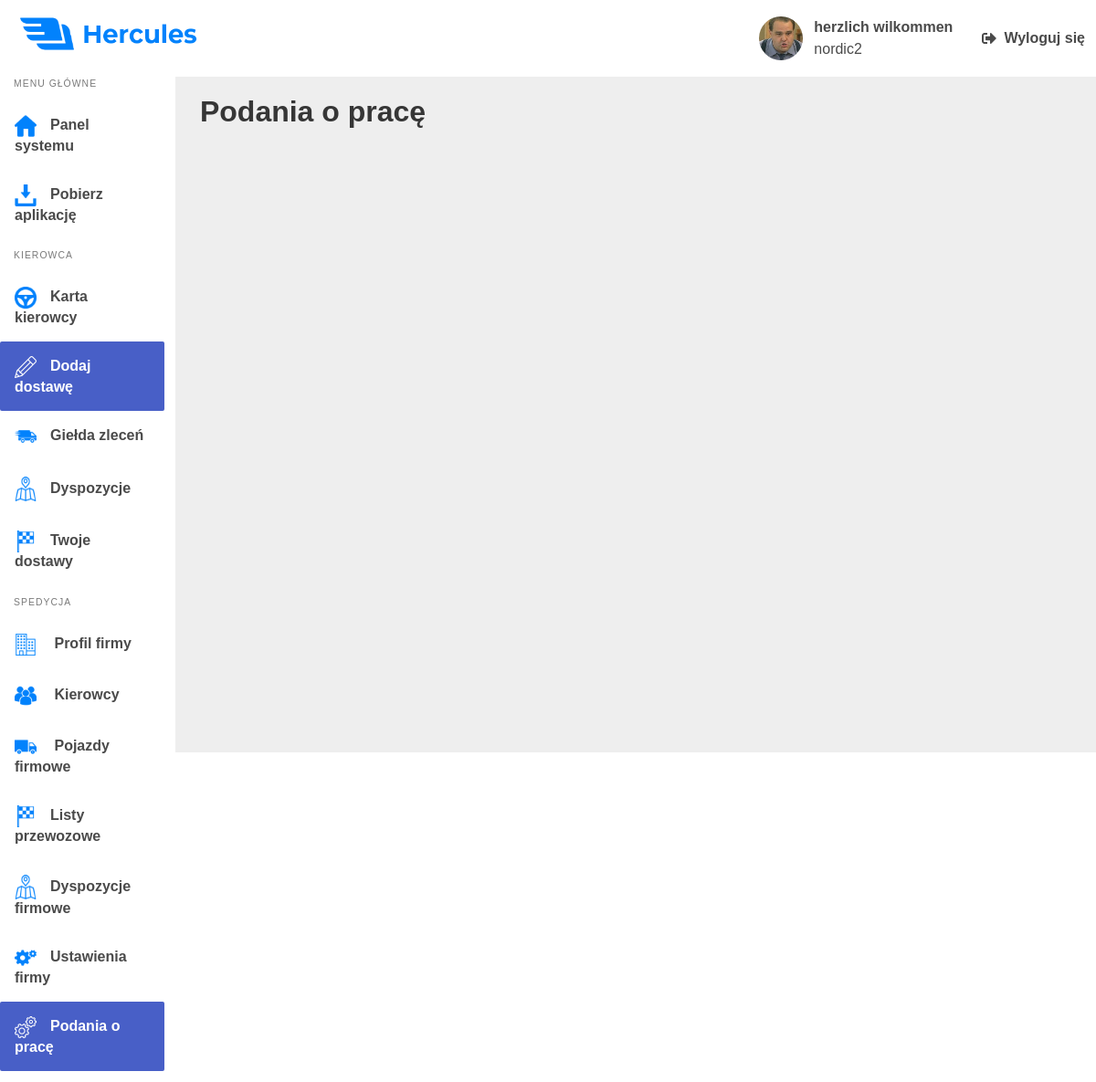
/JobApplications (signed in), run on an earlier commit of the app's database.
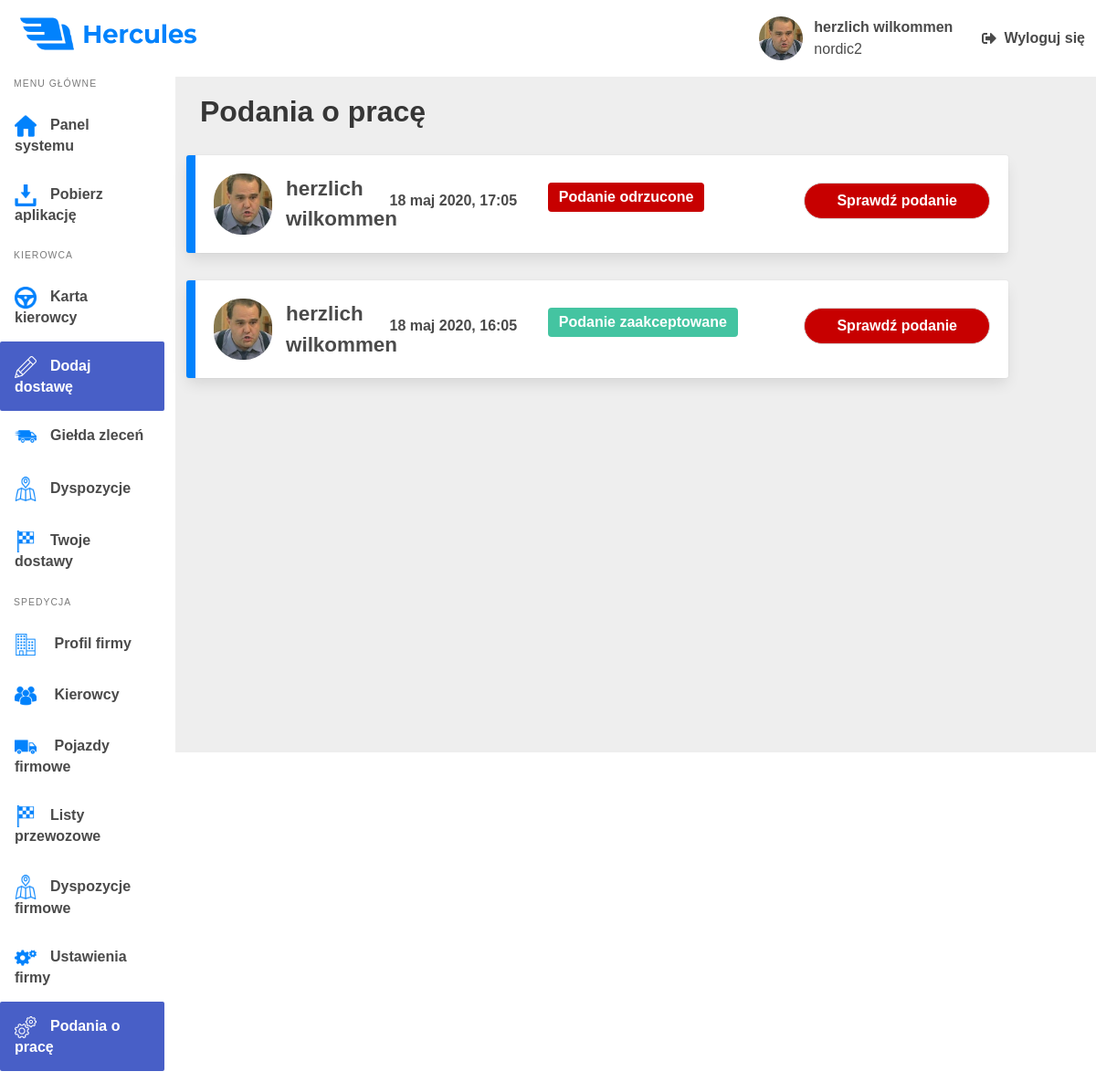
And on a later commit of the database.
### hercules_app/models.py (models this page shows, shortened)
class WorkApplications(models.Model):
    id = models.AutoField(primary_key=True)
    driver = models.ForeignKey(Driver, on_delete=models.CASCADE)
    town = models.CharField(max_length=50, default='')
    dlc = models.CharField(max_length=256, default='', blank=True, null=True)
    age = models.PositiveSmallIntegerField(default=0)
    steam_profile = models.URLField(default='')
    truckers_mp_profile = models.URLField(blank=True, null=True)
    about_me = models.TextField(max_length=2500, default='')
    company = models.ForeignKey(Company, on_delete=models.CASCADE, default='')
    reject_reason = models.TextField(default='', blank=True)
    created_at = models.DateTimeField(auto_now_add=True)
    class ApplicationStatus(models.TextChoices):
        ACCEPTED = 'accepted', _('accepted')
        DECLINED = 'declined', _('declined')
        NOT_CHECKED = 'not-checked', _('not_checked')
    status = models.CharField(
        choices=ApplicationStatus.choices, default=ApplicationStatus.NOT_CHECKED, max_length=12)
    def get_company_applications(company):
        return WorkApplications.objects.filter(company=company).order_by("-created_at")

class Driver(models.Model):
    user = models.OneToOneField(User, on_delete=models.CASCADE, null=True)
    nick = models.CharField(max_length=64, null=True)
    company = models.ForeignKey(Company, on_delete=models.CASCADE, blank=True, null=True)
    avatar = models.ImageField(upload_to='avatars', null=True)
    last_delivery = models.DateTimeField(auto_now_add=True)
    length_of_service = models.DateTimeField(auto_now_add=True)
    position = models.CharField(max_length=20, null=True)
    is_employeed = models.BooleanField(default=False)
    def get_vehicle_info(driver):
        try:
            vehicle = Vehicle.objects.get(driver=driver)
            vehicle_info = {
                'brand': vehicle.brand,
                'model': vehicle.model,
                'cabin': vehicle.cabin,
                'engine_power': vehicle.engine_power,
                'odometer': vehicle.odometer,
                'photo': vehicle.photo.url,
            }
        except:
            vehicle_info = ''
        finally:
            return vehicle_info
    def get_driver_info_from_database(username):
        driver = Driver.objects.get(user=username)
        if driver.is_employeed:
            company = Company.objects.get(name=driver.company.name)
            company_id = company.id
            company = company.name
        else:
            company = None
            company_id = 0
        vehicle = Driver.get_vehicle_info(driver)
        if driver.avatar.name != '':
            avatar = driver.avatar.url
        else:
            avatar = ''
        driver_info = {
            'nick': driver.nick,
            'position': driver.position,
            'company': company,
            'company_id': company_id,
            'vehicle': vehicle,
            'avatar': avatar,
            'is_employeed': driver.is_employeed,
        }
        return driver_info
    def set_driver_info(request):
        driver_info = Driver.get_driver_info_from_database(request.user)
        request.session['driver_info'] = driver_info
    def get_driver_info(request):
        Driver.set_driver_info(request)
        class DriverInfo(NamedTuple):
            nick: str
            position: str
            company: str
            vehicle: Vehicle
            avatar: str
            is_employeed: bool
        try:
            driver_info = request.session.get('driver_info')
        except driver_info is None:
            SetDriverInfo(request)
        finally:
            info = DriverInfo(
                driver_info['nick'],
                driver_info['position'],
                driver_info['company'],
                driver_info['vehicle'],
                driver_info['avatar'],
                driver_info['is_employeed'],
            )
        return info

### hercules_app/views.py (the view)
# urls.py: path("JobApplications", views.ShowJobApplicationsCompanyView, name="company-job-applications"),
def ShowJobApplicationsCompanyView(request):
    driver_info = Driver.get_driver_info(request)
    if driver_info.position == "Szef":
        company = Company.objects.get(name=driver_info.company)
        if company.name != driver_info.company:
            return HttpResponse(status=403)
        else:
            work_applications = WorkApplications.get_company_applications(company)
            args = {
                'nick': driver_info.nick,
                'position': driver_info.position,
                'avatar': driver_info.avatar,
                'company': driver_info.company,
                'applications': work_applications
            }
            return render(request, 'hercules_app/job_applications_chef.html', args)

### hercules_app/templates/hercules_app/job_applications_chef.html (shortened to what the changed rows need)
{% load static %}
<!DOCTYPE html>
<html lang="pl-pl">
<head>
    <link rel="stylesheet" href="https://cdn.jsdelivr.net/npm/bulma@0.8.0/css/bulma.min.css">
    <link rel="stylesheet" type="text/css" href="{% static 'css/panel.css' %}">
    <link rel="stylesheet" type="text/css" href="{% static 'css/main.css' %}">
    <link rel="stylesheet" href="{% static 'css/job_applications.css' %}">
    <link rel="stylesheet" type="text/css" href="{% static 'css/deliveries.css' %}">
    <link rel="stylesheet" href="https://cdn.jsdelivr.net/npm/bulma@0.8.0/css/bulma.min.css">
</head>
<body>
<div class="columns">
            <main class="column main">
                <header>
                    <h1 class="title">Podania o pracę</h1>
                </header>
                {% if applications %}
                {% for application in applications %}
                <div class="box card job-application">
                    <div class="columns">
                        <div class="column">
                            <div class="application-user">
                                <img src="{{ application.driver.avatar.url }}" class="user-avatar">
                                <p class="user-name">{{ application.driver.nick }}</p>
                            </div>
                        </div>
                        <div class="column">
                            <div class="creation-date-container">
                                <p class="creation-date">
                                    {{ application.created_at|date:"d b Y, H:m" }}
                                </p>
                            </div>
                        </div>
                        <div class="column is-2">
                            <div class="tags">
                                {% if application.status == "accepted" %}
                                <span class="tag status-tag is-medium accepted-tag">Podanie zaakceptowane</span>
                                {% elif application.status == "REJECTED" %}
                                <span class="tag status-tag is-medium declined-tag">Podanie odrzucone</span>
                                {% elif application.status == "not-checked" %}
                                <span class="tag status-tag is-medium not-checked-tag">Podanie niesprawdzone</span>
                                {% endif %}
                            </div>
                        </div>
                        <div class="column">
                            <div class="check-cv-container">
                                <a href="/JobApplications/{{ application.id }}" class="button check-cv is-rounded">Sprawdź podanie</a>
                            </div>
                        </div>
                    </div>
                </div>
                {% endfor %}
                {% endif %}
            </main>
        </div>
</body>
</html>

What changed in the data, as far as the page shows it:
added WorkApplications: driver.avatar (picture), driver.nick "herzlich wilkommen", created_at "18 maj 2020, 17:05", status "Podanie odrzucone"
added WorkApplications: driver.avatar (picture), driver.nick "herzlich wilkommen", created_at "18 maj 2020, 16:05", status "Podanie zaakceptowane"
